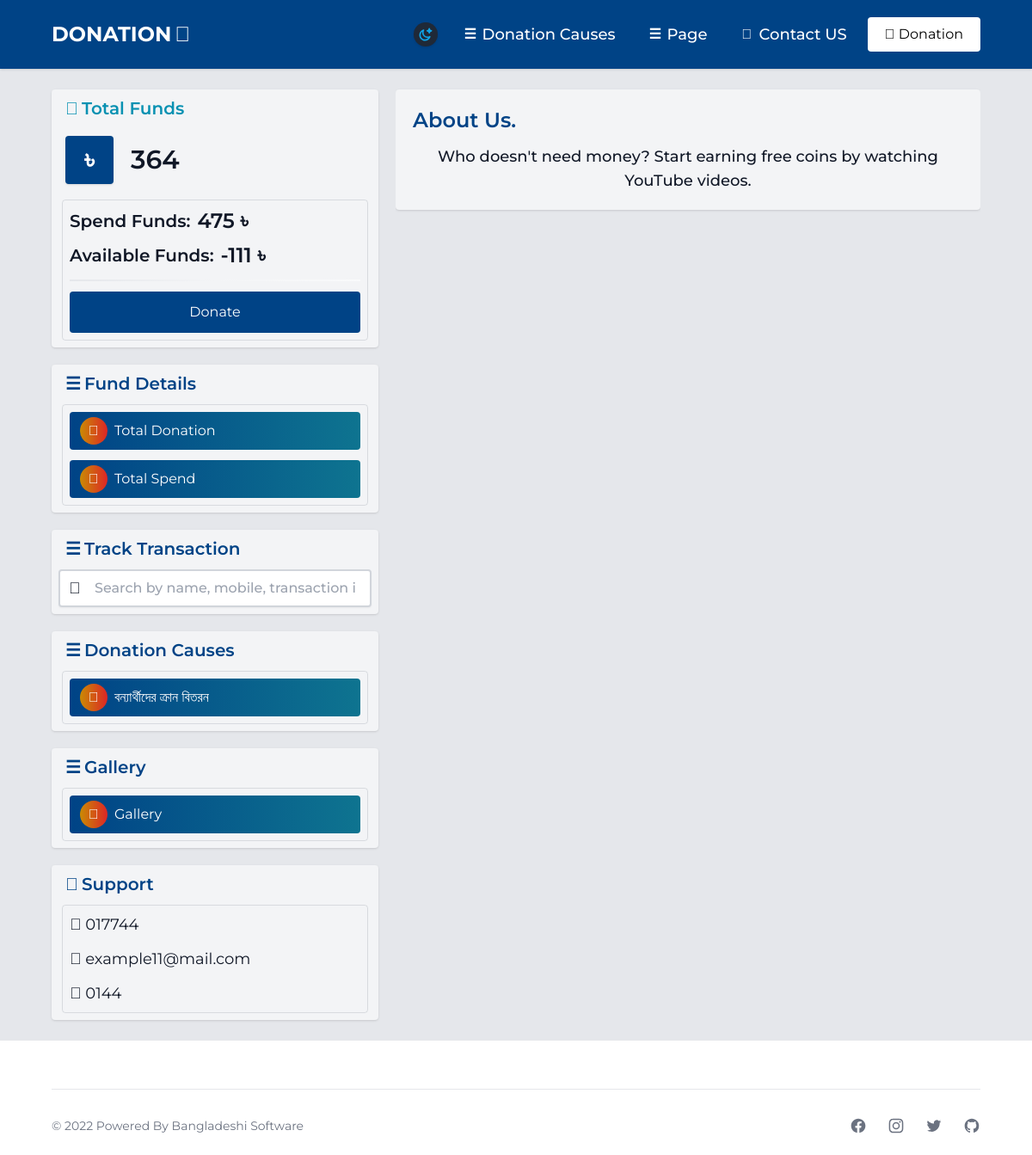
The page /page.php?pg=9 on the database its author committed.
### tables this page shows
CREATE TABLE `cause` (
  `id` int(11) NOT NULL,
  `causename` varchar(255) NOT NULL,
  `causetitle` varchar(255) NOT NULL,
  `causediscription` longtext NOT NULL
);

CREATE TABLE `support` (
  `id` int(11) NOT NULL,
  `mobile` varchar(255) NOT NULL,
  `email` varchar(255) NOT NULL,
  `whatsapp` varchar(255) NOT NULL
);

CREATE TABLE `page` (
  `id` int(11) NOT NULL,
  `pagename` varchar(255) NOT NULL,
  `pagetitle` varchar(255) NOT NULL,
  `pagediscription` longtext NOT NULL
);

CREATE TABLE `footer` (
  `id` int(11) NOT NULL,
  `copiright` varchar(500) NOT NULL,
  `facebook` varchar(500) NOT NULL,
  `instagram` varchar(500) NOT NULL,
  `twiter` varchar(500) NOT NULL,
  `github` varchar(500) NOT NULL,
  `web` varchar(500) NOT NULL
);

### include/int.php (called while the page is built, shortened)
<?php
	$config['sql_extenstion']  = 'MySQLi';
	require(BASE_PATH.'/include/database.php');
	$db = new MySQLConnection($config['sql_host'], $config['sql_username'], $config['sql_password'], $config['sql_database']);
	$db->Connect();
	$config = array();
	$configs = $db->QueryFetchArrayAll("SELECT config_name,config_value FROM `site_config`");
	foreach ($configs as $con)
	{
		$config[$con['config_name']] = $con['config_value'];
	}
	$config['version'] = '1.0';
?>

### include/database.php (called while the page is built)
 <?php
$config['sql_host']       = 'localhost';
$config['sql_username']   = 'root';
$config['sql_password']   = '';
$config['sql_database']   = 'bddonation';
$config['sql_extenstion'] = (version_compare(phpversion(), '5.5', '<') ? 'MySQL' : 'MySQLi');
 ?>

### include/libs/database/MySQLi.php (called while the page is built, shortened)
<?php
class MySQLConnection {
	private $sqlHost;
	private $sqlUser;
	private $sqlPassword;
	private $sqlDatabase;
	private $MySQLi = FALSE;
	public function __construct($sqlHost, $sqlUser, $sqlPassword, $sqlDatabase = FALSE) {
		$this->sqlHost = $sqlHost;
		$this->sqlUser = $sqlUser;
		$this->sqlPassword = $sqlPassword;
		$this->sqlDatabase = $sqlDatabase;
	}
	public function Connect() {
		$this->MySQLi = new mysqli($this->sqlHost, $this->sqlUser, $this->sqlPassword, $this->sqlDatabase);
		return $this->MySQLi;
	}
	public function Query($query, $unbuffered = false, $show_error = false) {
		$start = microtime(true);
		$query = $this->MySQLi->query($query, ($unbuffered ? MYSQLI_USE_RESULT : MYSQLI_STORE_RESULT));
		return $query;
	}
	public function FetchArray($result) {
		$result = $result->fetch_array();
		return $result;
	}
	public function QueryFetchArray($result)
	{
		$result = $this->Query($result, true);
		$result = $this->FetchArray($result);
		return $result;
	}
	public function QueryFetchArrayAll($result) {
		$result = $this->Query($result, true);
		$retval = array();
		while($row = $this->FetchArray($result)) {
			$retval[] = $row;
		}
		return $retval;
	}
}
?>

### page.php (the view, shortened to what this page needs)
<?php
 require_once 'common/header.php';
if(isset($_GET['pg'])){
  $id=$_GET['pg'];
?>
  <main class="main_column">
    <div class="layout flex flex-col gap-5 md:flex-row md:justify-between">
    <?php require_once 'common/sidebar.php';?>
    <?php
    $dsc=$db->QueryFetchArray("SELECT * FROM `page` WHERE id=".$id);
    ?>
      <div class="right_column">
        <div class="bg-gray-100 dark:bg-gray-800 p-5 rounded shadow w-full">
          <h5 class="text-primary dark:text-orange-400 mb-3">
            <?php echo $dsc['pagetitle'] ?>
          </h5>
          <p>
          <?php echo base64_decode($dsc['pagediscription']);?>
          </p>
        </div>
      </div>
    </div>
  </main>
<?php
  }
  ?>
  <?php require_once 'common/footer.php';?>

### common/header.php (shortened to what this page needs)
<?php
	require_once"include/int.php";
?>
<!DOCTYPE html>
<html lang="en">
<head>
  <link rel="stylesheet" href="css/styles.css" />
  <link rel="stylesheet" href="https://cdnjs.cloudflare.com/ajax/libs/jquery-confirm/3.3.2/jquery-confirm.min.css">
</head>
</head>
<body>
  <nav class="nav">
    <div class="layout h-full">
      <div class="nav_content">
        <a href="index.php">
          <div class="flex items-center justify-center text-2xl font-bold">
            <span class="text-white"><?php echo $config['site_name']; ?> </span>
            <span class="ml-1 text-white"><i class="fa-solid fa-hand-holding-medical"></i></span>
          </div>
        </a>
        <a href="#" class="ml-auto shadow bg-gray-800 mr-4 p-1 rounded-full focus:ring border-0" id="theme-toggle">
        </a>
        <div id="nav_items">
          <div class="9h:h-[70px] relative flex items-center">
            <button class="nav_sibling_toggler">
              <b class="w-5 block">☰</b>
              <span>Donation Causes</span>
            </button>
            <?php
              $caus=$db->QueryFetchArrayALL("SELECT * FROM `cause` ORDER BY id ASC");
            ?>
          </div>
          <div class="9h:h-[70px] relative flex items-center">
            <button class="nav_sibling_toggler">
              <b class="w-5 block">☰</b>
              <span>Page</span>
            </button>
          </div>
          <a href="contact-us.php">
            <button class="nav_sibling_toggler">
              <b><i class="fa-solid fa-envelope"></i></b>
              <span> Contact US </span>
            </button>
          </a>
          <a href="donation.php" class="px-5 py-2 bg-white text-black rounded focus:ring">
            <button class="">
              <b><i class="fa-solid fa-hand-holding-medical"></i></b>
              <span> Donation </span>
            </button>
          </a>
        </div>
      </div>
    </div>
  </nav>

### common/sidebar.php (shortened to what this page needs)
	<div class="left_column">
<div class="left_column_box">
  <h6 class="flex gap-1 items-center sm:pl-2 text-cyan-600 dark:text-cyan-500">
	<span><i class="fa-solid fa-money-bill"></i></span>
	<span>Total Funds</span>
  </h6>
  <div class="flex items-center justify-start gap-5 p-2">
	<div
	  class="w-14 h-14 bg-primary text-white rounded shadow flex items-center justify-center text-3xl font-semibold">
	  ৳
	</div>
	<div class="flex flex-col items-start space-y-1">
	  	<h4>
		<?php
		  $totalDep= $db->QueryFetchArrayAll("SELECT * FROM `donate`WHERE activity=1");
		  $total=0;
		  foreach ($totalDep as $dep) {
			$total=$total+$dep['amount'];
		  }
		  echo $total;
		?>
		</h4>
	</div>
  </div>
  <div class="left_column_box_border">
	<div class="flex items-center gap-2">
	  <h6>Spend  Funds:</h6>
	  <h5>
	  <?php
		  $spend= $db->QueryFetchArrayAll("SELECT * FROM `spend`ORDER BY id DESC");
		  $totalsp=0;
		  foreach ($spend as $spends) {
			$totalsp=$totalsp+$spends['amount'];
		  }
		  echo $totalsp;
		?>
	    ৳</h6>
	</div>
	<div class="flex items-center gap-2 mt-2">
	  <h6>Available Funds:</h6>
	  <h5>
	  <?php
		  echo $total-$totalsp;
		?>
	  ৳</h6>
	</div>
	<div
	  class="bg-gradient-to-r from-gray-200 via-gray-100 to-gray-50 dark:from-gray-600 dark:via-gray-800 dark:to-gray-800 h-0.5 w-full my-3">
	</div>
	<div class="flex gap-2">
	  <a href="donation.php" class="block w-full">
		<button class="btn block min-w-full">
		  Donate
		</button>
	  </a>
	</div>
  </div>
</div>
<div class="left_column_box">
  <h6 class="flex gap-1 items-center sm:pl-2 text-primary dark:text-cyan-500">
	<span>☰</span>
	<span>Fund Details</span>
  </h6>
  <div class="left_column_box_border flex flex-col gap-3">
	<a href="total-donation.php">
	  <button class="left_column_box_btn">
		<b><i class="fa-solid fa-wallet"></i>
		</b>
		<span>Total Donation</span>
	  </button>
	</a>
	<a href="total-spent.php">
	  <button class="left_column_box_btn">
		<b><i class="fa-solid fa-wallet"></i>
		</b>
		<span>Total Spend </span>
	  </button>
	</a>
  </div>
</div>
<div class="left_column_box">
  <h6 class="flex gap-1 items-center sm:pl-2 text-primary dark:text-cyan-500">
	<span>☰</span>
	<span>Track Transaction</span>
  </h6>
  <div class="relative w-full">
	<div class="absolute h-full flex items-center inset-y-0 left-3 my-auto text-lg"><i
		class="fa-solid fa-magnifying-glass"></i></div>
		<form name="form" action="total-donation.php" method="get">
  <input type="text" name="x" class="input pl-10" placeholder="Search by name, mobile, transaction id">
</form>
  </div>
</div>
<div class="left_column_box">
          <h6 class="flex gap-1 items-center sm:pl-2 text-primary dark:text-cyan-500">
            <span>☰</span>
            <span>Donation Causes</span>
          </h6>
          <div class="left_column_box_border flex flex-col gap-3">
		 <?php
			$cause=$db->QueryFetchArrayALL("SELECT * FROM `cause` ORDER BY id ASC");
			foreach($cause as $c){
		 ?>
            <a href="cause.php?cus=<?php echo $c['id']; ?>">
              <button class="left_column_box_btn">
                <b><i class="fa-solid fa-wallet"></i>
                </b>
                <span><?php echo $c['causename']; ?></span>
              </button>
            </a>
        <?php } ?>
          </div>
        </div>
        <div class="left_column_box">
          <h6 class="flex gap-1 items-center sm:pl-2 text-primary dark:text-cyan-500">
            <span>☰</span>
            <span>Gallery</span>
          </h6>
          <div class="left_column_box_border flex flex-col gap-3">
            <a href="gallery.php">
              <button class="left_column_box_btn">
                <b><i class="fa-solid fa-wallet"></i>
                </b>
                <span>Gallery</span>
              </button>
            </a>
          </div>
        </div>
<div class="left_column_box">
  <h6 class="flex gap-1 items-center sm:pl-2 text-primary dark:text-cyan-500">
	<span><i class="fa-solid fa-circle-info"></i></span>
	<span>
	  Support
	</span>
  </h6>
  <div class="left_column_box_border flex flex-col gap-3">
<?php $support=$db->QueryFetchArray("SELECT* FROM support WHERE id=1") ?>
	<div class="text-lg">
	  <span><i class="fa-solid fa-phone"></i></span>
	  <a href="tel:<?php echo $support['mobile'] ?>"><?php echo $support['mobile'] ?></a>
	</div>
	<div class="text-lg">
	  <span><i class="fa-solid fa-envelope"></i></span>
	  <a href="mailto:<?php echo $support['email'] ?>"><?php echo $support['email'] ?></a>
	</div>
	<div class="text-lg">
	  <span><i class="fa-brands fa-whatsapp-square"></i></span>
	  <a href="whatsapp://send?abid=<?php echo $support['whatsapp'] ?>&text=Hello%2C%20Admin!"><?php echo $support['whatsapp'] ?></a>
	</div>
  </div>
</div>
</div>

### common/footer.php (shortened to what this page needs)
<?php
	$footer= $db->QueryFetchArray("SELECT * FROM `footer` WHERE id=1");
?>
	<footer class="bg-white py-6 dark:bg-gray-800">
    <div class="layout">
      <hr class="my-6 border-gray-200 sm:mx-auto dark:border-gray-700 lg:my-8">
      <div class="sm:flex sm:items-center sm:justify-between">
        <span class="text-sm text-gray-500 sm:text-center dark:text-gray-400"><?php echo $footer['copiright'] ?></span>
        <div class="flex mt-4 space-x-6 sm:justify-center sm:mt-0">
          <a target="_blank" href="<?php echo $footer['facebook'] ?>" class="text-gray-500 hover:text-gray-900 dark:hover:text-white">
          </a>
          <a target="_blank" href="<?php echo $footer['instagram'] ?>" class="text-gray-500 hover:text-gray-900 dark:hover:text-white">
          </a>
          <a target="_blank" href="<?php echo $footer['twiter'] ?>" class="text-gray-500 hover:text-gray-900 dark:hover:text-white">
          </a>
          <a target="_blank" href="<?php echo $footer['github'] ?>" class="text-gray-500 hover:text-gray-900 dark:hover:text-white">
          </a>
        </div>
      </div>
    </div>
  </footer>
</body>
</html>

### rows shown on the page
cause: causename "বন্যার্থীদের ক্রান বিতরন"
support: mobile "017744", email "example11@mail.com", whatsapp "0144"
page: pagetitle "About Us.", pagediscription "Who doesn't need money? Start earning free coins by watching YouTube videos."
footer: copiright "© 2022 Powered By Bangladeshi Software"

### other values the page prints
$config['site_name'] "DONATION"
$total "364"
$totalsp "475"
$total-$totalsp "-111"
